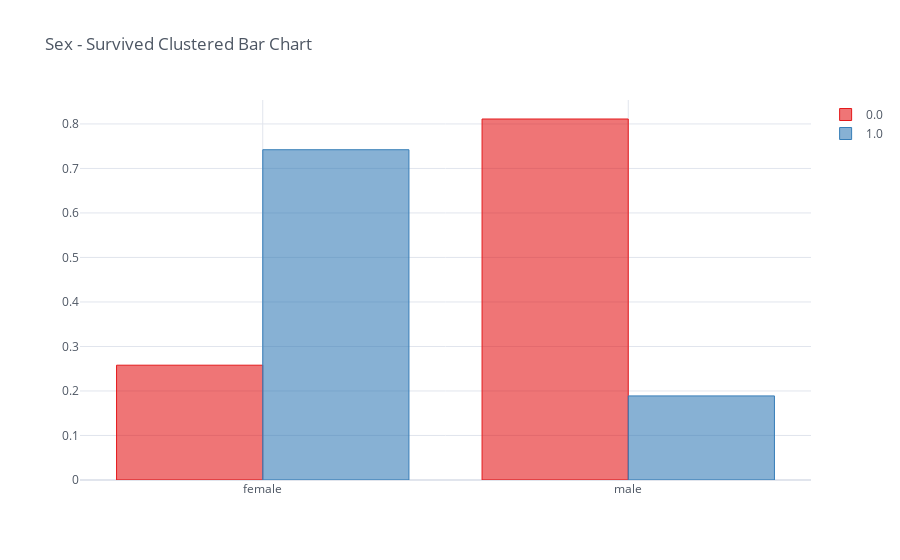

Source (notebook cell):
### Code cell
sex_pivot_table.divide(sex_pivot_table.sum(axis=1), axis='index').iplot(kind='bar', theme='white',
                    title='Sex - Survived Clustered Bar Chart', colorscale='set1')

### Figure 1 — Plotly figure (JSON) as saved in the notebook; plotly's stock layout.template omitted (floating-point values rounded to 4 significant figures)
{"data": [{"marker": {"color": "rgba(228, 26, 28, 0.6)", "line": {"color": "rgba(228, 26, 28, 1.0)", "width": 1}}, "name": "0.0", "orientation": "v", "text": "", "type": "bar", "x": ["female", "male"], "y": [0.258, 0.8111]}, {"marker": {"color": "rgba(55, 126, 184, 0.6)", "line": {"color": "rgba(55, 126, 184, 1.0)", "width": 1}}, "name": "1.0", "orientation": "v", "text": "", "type": "bar", "x": ["female", "male"], "y": [0.742, 0.1889]}], "layout": {"legend": {"bgcolor": "#FFFFFF", "font": {"color": "#4D5663"}}, "paper_bgcolor": "#FFFFFF", "plot_bgcolor": "#FFFFFF", "title": {"font": {"color": "#4D5663"}, "text": "Sex - Survived Clustered Bar Chart"}, "xaxis": {"gridcolor": "#E1E5ED", "showgrid": true, "tickfont": {"color": "#4D5663"}, "title": {"font": {"color": "#4D5663"}, "text": ""}, "zerolinecolor": "#E1E5ED"}, "yaxis": {"gridcolor": "#E1E5ED", "showgrid": true, "tickfont": {"color": "#4D5663"}, "title": {"font": {"color": "#4D5663"}, "text": ""}, "zerolinecolor": "#E1E5ED"}}}
